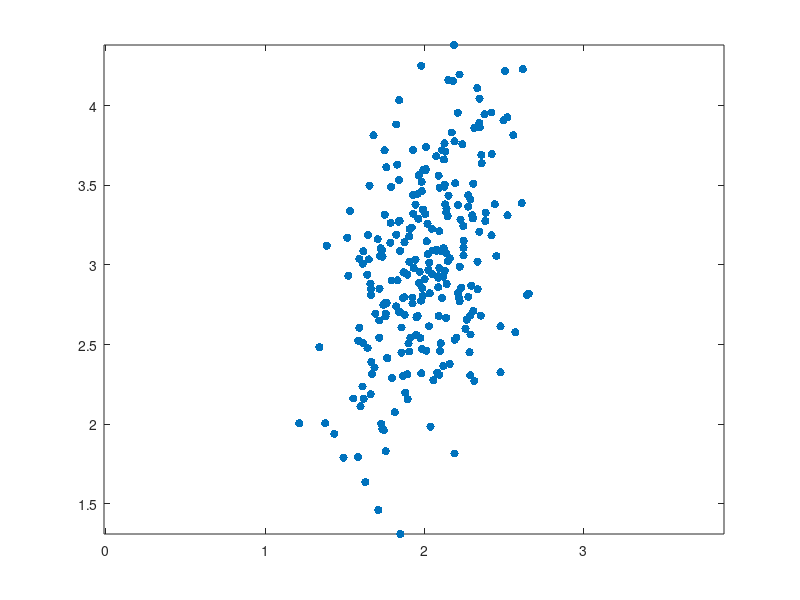

This chart was generated by the following MATLAB code:
% Example 5.12
% Computational Statistics Handbook with MATLAB, 2nd Edition
% Wendy L. and Angel R. Martinez

%Create a positive definite covariance matrix:
covariance_mat = [2, 1.5; 1.5, 9];

%Create mean at (2,3):
mu = [2 3];

%do SVD to covariance mat:
[u,s,v] = svd(covariance_mat);
variance_sqrt_mat = (v*(u'.*sqrt(s)))';

%Get standard normal random variables: 
normal_random_vec = randn(250,2); 

%Use x=z*sigma+mu to transform - see Chapter 4:
data = normal_random_vec*variance_sqrt_mat + ones(250,1)*mu; 

%Create a scatter plot using the plot function:
plot(data(:,1),data(:,2),'x')
axis equal

%Create a scatter plot using the scatter. 
%Use filled-in markers.
scatter(data(:,1),data(:,2),'filled')
axis equal
box on
